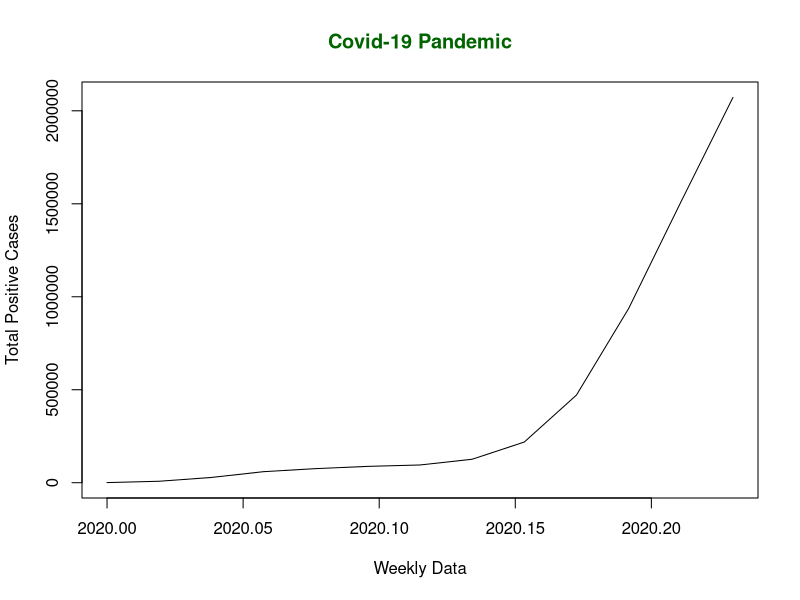
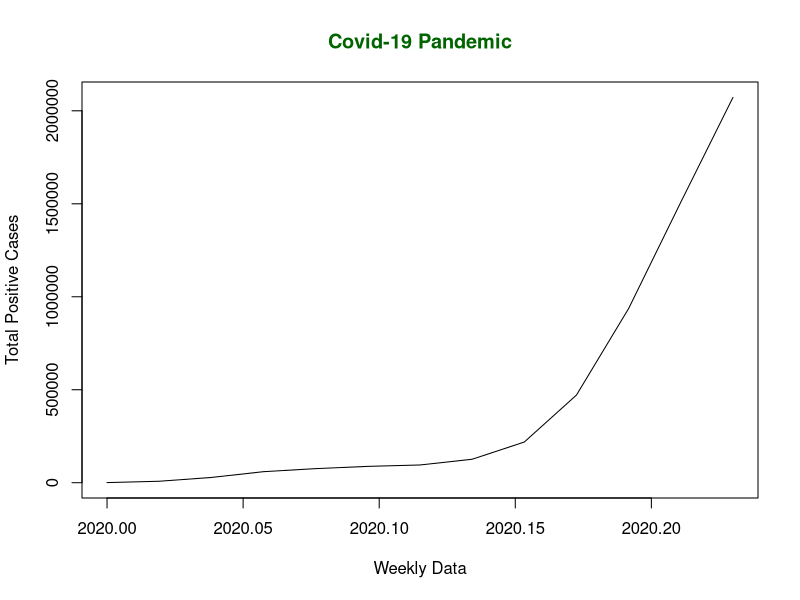

The R source for these figures, in order:
x <- c(580, 7813, 28266, 59287, 75700,87820, 95314, 126214, 218843, 471497,936851, 1508725, 2072113)
library(lubridate)
png(file = 'E:\\TY_Anushka_Sanika\\SEM_6\\BI\\our_BI_prac\\covidData.png')
mts <- ts(x, start = c(2020,1), frequency = 365.25 / 7)
print(mts)
plot(mts, xlab = "Weekly Data", ylab = "Total Positive Cases", main = "Covid-19 Pandemic", col.main = "darkgreen")
dev.off()
plot(mts, xlab = "Weekly Data", ylab = "Total Positive Cases", main = "Covid-19 Pandemic", col.main = "darkgreen")
